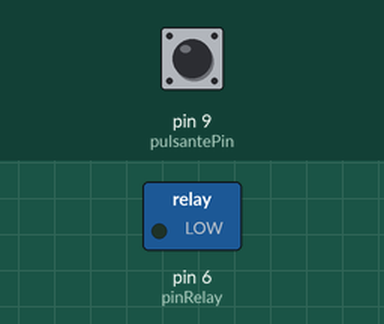
Simulated run of this sketch. Board: Arduino Uno, built with avr-gcc and run on an emulated ATmega328P. On the bench: switched loads named in the sketch (green lamp = pin HIGH). The inputs (shaded band) are chosen by the test bench; at power-on: pin 9 (pulsantePin) LOW.

Above: at 1.2 s.
1.3 s: pin 9 (pulsantePin) pulled HIGH for 0.15 s
At 2.0 s:
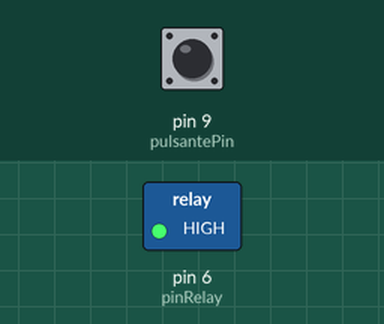
2.9 s: pin 9 (pulsantePin) pulled HIGH for 1 s
At 3.2 s:
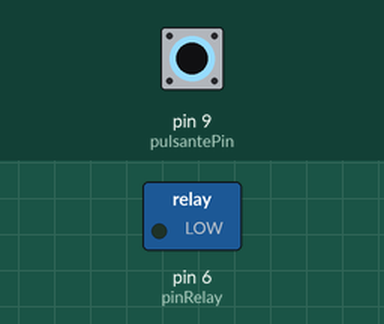
5.4 s: pin 9 (pulsantePin) pulled HIGH for 3.2 s
At 6.5 s:
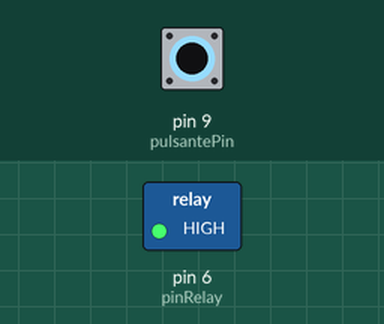
Timing chart, 0 to 8.4 s (numbered marks = the images above; inputs shaded):
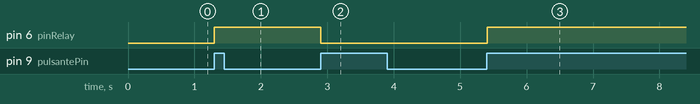

The sketch:

relay.ino
```cpp
int pulsantePin = 9;
int ledStato = LOW;
int pulsanteStato = LOW;
int pinRelay = 6;

void setup()
{
  pinMode(pinRelay, OUTPUT);
  pinMode(pulsantePin, INPUT);
  digitalWrite(pinRelay, ledStato);
}
void loop()
{
  int lettura = digitalRead(pulsantePin);
  if(lettura != pulsanteStato and lettura == HIGH){
    ledStato = !ledStato;
    digitalWrite(pinRelay, ledStato);
  }
  pulsanteStato = lettura;
  delay(10);
}
```

Measured:
- after the input at 1.3 s, pin 6 (pinRelay): LOW → HIGH at once
- after the input at 2.9 s, pin 6 (pinRelay): HIGH → LOW at once
- after the input at 5.4 s, pin 6 (pinRelay): LOW → HIGH at once
